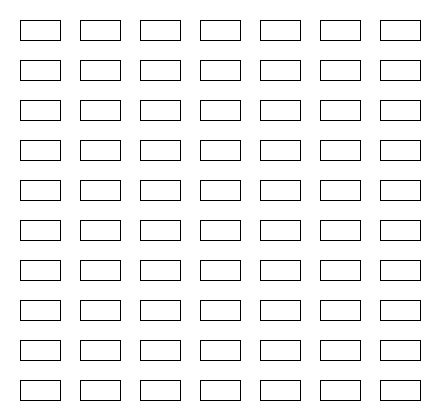
Frame 1 (no input)
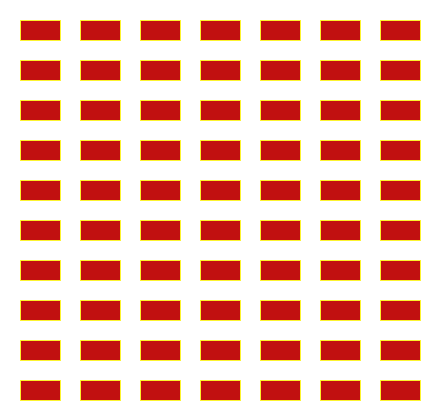
Frame 60 (the mouse pressed at the canvas centre just before this capture)
Frame 120 (the mouse held since frame 60 and released just before this capture): identical to frame 60, image omitted

The Processing sketch that drew these frames (run headless with seeded random() and noise(); from frame 60 on, the mouse is pressed at the canvas centre):

// Processing sketch: Ejercicio_20
// ── Ejercicio_20.pde
PVector coordenadasRect;
int ancho, alto, distEntreRect;

public void setup(){
  size(440,420);
  distEntreRect = 20;
  ancho=40;
  alto=20;
  coordenadasRect = new PVector (distEntreRect,distEntreRect);
}

public void draw(){
  background(255);
  dibujarRectangulos();
  fill(#C11010);
  stroke(#FCF32E);
}

public void dibujarRectangulos(){
  for(float x=coordenadasRect.x;x<width;x+= (ancho+distEntreRect)){
    for(float y=coordenadasRect.y;y<height;y+= (alto+distEntreRect)){
      rect(x,y,ancho,alto);
    }
  } 
}
